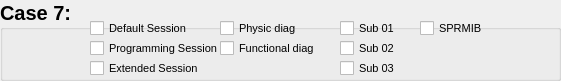
     <widget class="QGroupBox" name="groupBox_8">
      <property name="geometry">
       <rect>
        <x>290</x>
        <y>550</y>
        <width>561</width>
        <height>81</height>
       </rect>
      </property>
      <property name="font">
       <font>
        <pointsize>15</pointsize>
        <weight>75</weight>
        <bold>true</bold>
       </font>
      </property>
      <property name="title">
       <string>Case 7:</string>
      </property>
      <widget class="QCheckBox" name="DS_checkBox">
       <property name="geometry">
        <rect>
         <x>90</x>
         <y>20</y>
         <width>101</width>
         <height>17</height>
        </rect>
       </property>
       <property name="font">
        <font>
         <pointsize>8</pointsize>
         <weight>50</weight>
         <bold>false</bold>
        </font>
       </property>
       <property name="text">
        <string>Default Session</string>
       </property>
       <property name="checked">
        <bool>false</bool>
       </property>
      </widget>
      <widget class="QCheckBox" name="ES_checkBox">
       <property name="geometry">
        <rect>
         <x>90</x>
         <y>60</y>
         <width>111</width>
         <height>17</height>
        </rect>
       </property>
       <property name="font">
        <font>
         <pointsize>8</pointsize>
         <weight>50</weight>
         <bold>false</bold>
        </font>
       </property>
       <property name="text">
        <string>Extended Session</string>
       </property>
       <property name="checked">
        <bool>false</bool>
       </property>
      </widget>
      <widget class="QCheckBox" name="PS_checkBox">
       <property name="geometry">
        <rect>
         <x>90</x>
         <y>40</y>
         <width>131</width>
         <height>17</height>
        </rect>
       </property>
       <property name="font">
        <font>
         <pointsize>8</pointsize>
         <weight>50</weight>
         <bold>false</bold>
        </font>
       </property>
       <property name="text">
        <string>Programming Session</string>
       </property>
      </widget>
      <widget class="QCheckBox" name="PhysDiag_checkBox">
       <property name="geometry">
        <rect>
         <x>220</x>
         <y>20</y>
         <width>101</width>
         <height>17</height>
        </rect>
       </property>
       <property name="font">
        <font>
         <pointsize>8</pointsize>
         <weight>50</weight>
         <bold>false</bold>
        </font>
       </property>
       <property name="text">
        <string>Physic diag</string>
       </property>
       <property name="checked">
        <bool>false</bool>
       </property>
      </widget>
      <widget class="QCheckBox" name="FuncDiag_checkBox">
       <property name="geometry">
        <rect>
         <x>220</x>
         <y>40</y>
         <width>101</width>
         <height>17</height>
        </rect>
       </property>
       <property name="font">
        <font>
         <pointsize>8</pointsize>
         <weight>50</weight>
         <bold>false</bold>
        </font>
       </property>
       <property name="text">
        <string>Functional diag</string>
       </property>
      </widget>
      <widget class="QCheckBox" name="Sub01_checkBox">
       <property name="geometry">
        <rect>
         <x>340</x>
         <y>20</y>
         <width>101</width>
         <height>17</height>
        </rect>
       </property>
       <property name="font">
        <font>
         <pointsize>8</pointsize>
         <weight>50</weight>
         <bold>false</bold>
        </font>
       </property>
       <property name="text">
        <string>Sub 01</string>
       </property>
      </widget>
      <widget class="QCheckBox" name="Sub02_checkBox">
       <property name="geometry">
        <rect>
         <x>340</x>
         <y>40</y>
         <width>101</width>
         <height>17</height>
        </rect>
       </property>
       <property name="font">
        <font>
         <pointsize>8</pointsize>
         <weight>50</weight>
         <bold>false</bold>
        </font>
       </property>
       <property name="text">
        <string>Sub 02</string>
       </property>
      </widget>
      <widget class="QCheckBox" name="Sub03_checkBox">
       <property name="geometry">
        <rect>
         <x>340</x>
         <y>60</y>
         <width>101</width>
         <height>17</height>
        </rect>
       </property>
       <property name="font">
        <font>
         <pointsize>8</pointsize>
         <weight>50</weight>
         <bold>false</bold>
        </font>
       </property>
       <property name="text">
        <string>Sub 03</string>
       </property>
      </widget>
      <widget class="QCheckBox" name="SPRMIB_checkBox">
       <property name="geometry">
        <rect>
         <x>420</x>
         <y>20</y>
         <width>101</width>
         <height>17</height>
        </rect>
       </property>
       <property name="font">
        <font>
         <pointsize>8</pointsize>
         <weight>50</weight>
         <bold>false</bold>
        </font>
       </property>
       <property name="text">
        <string>SPRMIB</string>
       </property>
      </widget>
     </widget>
